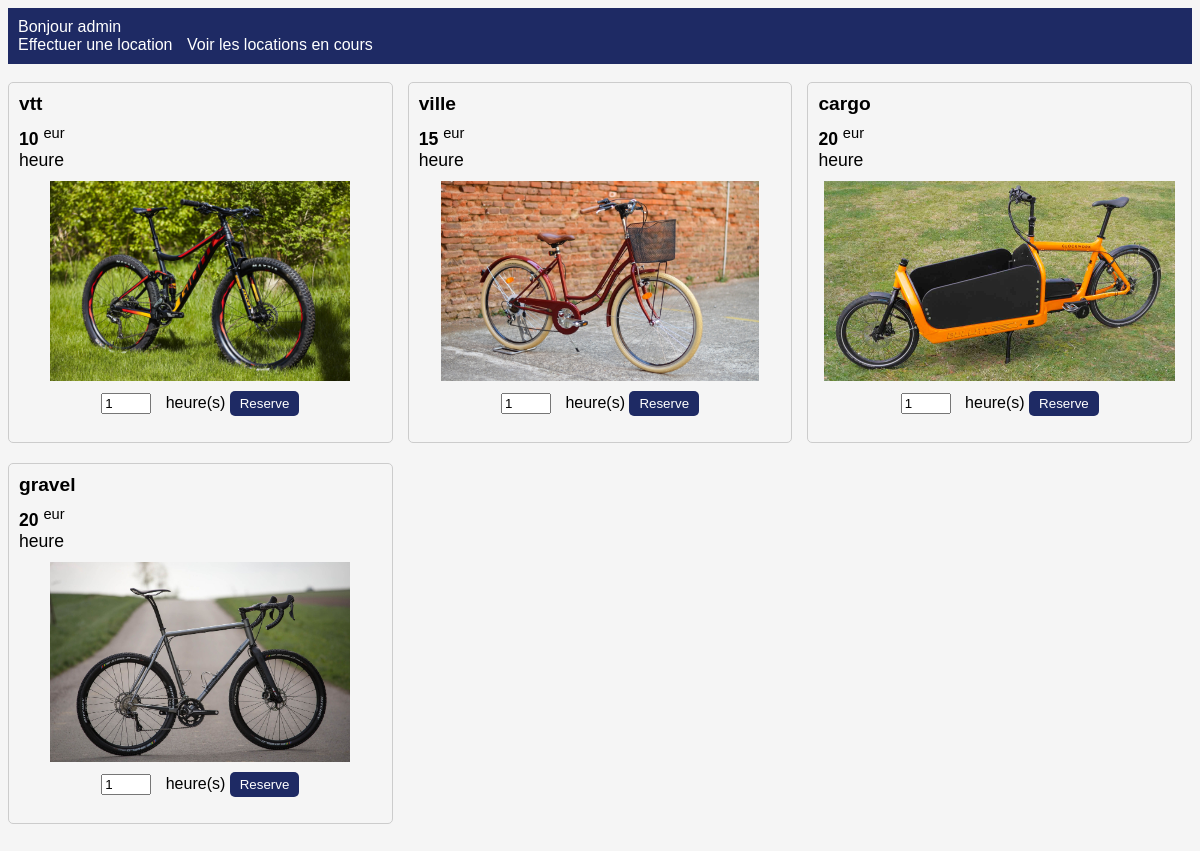
Screenshot of /rental.php (signed in) with the database file from the repository.
### tables this page shows
CREATE TABLE IF NOT EXISTS `velo` (
  `ID_velo` int(11) AUTO_INCREMENT,
  `Modele` varchar(20) NOT NULL,
  `Tarif` int(11) NOT NULL,
  `Image` varchar(50) NOT NULL,
  PRIMARY KEY (`ID_velo`)
);

### rental.php (the view, shortened to what this page needs)
<?php
include 'bd_access.php';
?>
<html>
<head>
    <link rel="stylesheet" href="style.css">
</head>
<body>
    <?php
    include "menu.php";
    ?>
    <br />
    <?php
    $date = date('Y-m-d H:i:s');
    $velodispo = $bdd->prepare('SELECT * FROM velo WHERE ID_velo NOT IN(SELECT ID_velo FROM location WHERE Fin > :date)');
    $velodispo->execute(array(
        'date' => $date
    ));
    ?>
    <div class="velo-list">
        <?php
        while ($row = $velodispo->fetch()) {
        ?>
            <div class="velo-item">
                <div class="velo-model"><?php echo $row['Modele']; ?></div>
                <div class="velo-price"><strong><?php echo $row['Tarif']; ?></strong>  <sup>eur</sup><br>heure</div>
                <div class="velo-image"><img src="<?php echo $row['Image']; ?>"></div>
                <div class="velo-reservation">
                    <form action="book.php" method="post">
                        <input type="number" id="duree" name="duree" value="1" size="2" min="1" max="5"> heure(s)
                        <button name="id_velo" value="<?php echo $row['ID_velo']; ?>">Reserve</button>
                    </form>
                </div>
            </div>
        <?php
        }
        ?>
    </div>
</body>
</html>

### style.css (style rules this page uses)
body { font-family: Arial, sans-serif; background-color: #f5f5f5; }
.velo-list { display: flex; flex-wrap: wrap; justify-content: space-between; }
.velo-item { width: calc(33.33% - 10px); margin-bottom: 20px; background-color: #f5f5f5; border: 1px solid #ccc; border-radius: 5px; padding: 10px; box-sizing: border-box; }
.velo-model { font-weight: bold; font-size: 1.2em; margin-bottom: 10px; }
.velo-price { font-size: 1.1em; margin-bottom: 10px; }
.velo-image { text-align: center; margin-bottom: 10px; }
.velo-image img { max-width: 100%; max-height: 200px; }
.velo-reservation { text-align: center; }
.velo-reservation form { display: inline-block; }
.velo-reservation input[type="number"] { width: 50px; margin-right: 10px; }
.velo-reservation button { background-color: #1e2a64; color: #fff; border: none; padding: 5px 10px; border-radius: 5px; cursor: pointer; }

### rows the page displays
velo: Modele "vtt", Tarif "10", Image (picture)
velo: Modele "ville", Tarif "15", Image (picture), $row['ID_velo'] 2 (drawn)
velo: Modele "cargo", Tarif "20", Image (picture), $row['ID_velo'] 3 (drawn)
velo: Modele "gravel", Tarif "20", Image (picture), $row['ID_velo'] 4 (drawn)

### other values shown
$_SESSION['username'] "admin"
$label "Effectuer une location"
$label "Voir les locations en cours"
